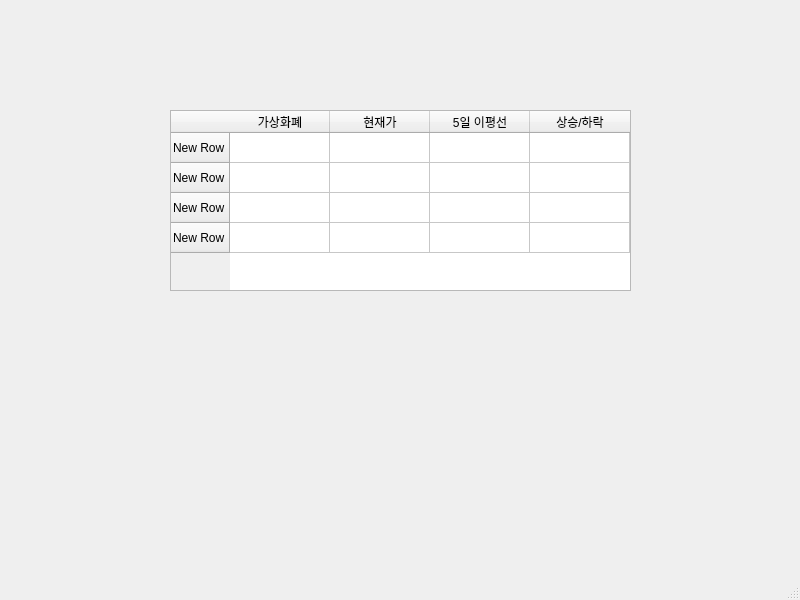
<?xml version="1.0" encoding="UTF-8"?>
<ui version="4.0">
 <class>MainWindow</class>
 <widget class="QMainWindow" name="MainWindow">
  <property name="enabled">
   <bool>true</bool>
  </property>
  <property name="geometry">
   <rect>
    <x>0</x>
    <y>0</y>
    <width>800</width>
    <height>600</height>
   </rect>
  </property>
  <property name="windowTitle">
   <string>MainWindow</string>
  </property>
  <widget class="QWidget" name="centralwidget">
   <widget class="QTableWidget" name="tablewidget">
    <property name="geometry">
     <rect>
      <x>170</x>
      <y>110</y>
      <width>461</width>
      <height>181</height>
     </rect>
    </property>
    <row>
     <property name="text">
      <string>New Row</string>
     </property>
    </row>
    <row>
     <property name="text">
      <string>New Row</string>
     </property>
    </row>
    <row>
     <property name="text">
      <string>New Row</string>
     </property>
    </row>
    <row>
     <property name="text">
      <string>New Row</string>
     </property>
    </row>
    <column>
     <property name="text">
      <string>가상화폐</string>
     </property>
    </column>
    <column>
     <property name="text">
      <string>현재가</string>
     </property>
    </column>
    <column>
     <property name="text">
      <string>5일 이평선</string>
     </property>
    </column>
    <column>
     <property name="text">
      <string>상승/하락</string>
     </property>
    </column>
   </widget>
  </widget>
  <widget class="QMenuBar" name="menubar">
   <property name="geometry">
    <rect>
     <x>0</x>
     <y>0</y>
     <width>800</width>
     <height>24</height>
    </rect>
   </property>
  </widget>
  <widget class="QStatusBar" name="statusbar"/>
 </widget>
 <resources/>
 <connections/>
</ui>
